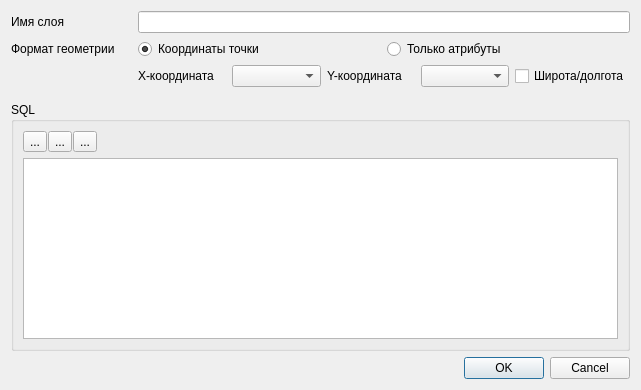
<?xml version="1.0" encoding="UTF-8"?>
<ui version="4.0">
 <class>Dialog</class>
 <widget class="QDialog" name="Dialog">
  <property name="geometry">
   <rect>
    <x>0</x>
    <y>0</y>
    <width>641</width>
    <height>390</height>
   </rect>
  </property>
  <property name="windowTitle">
   <string>Создать слой из SQL запроса</string>
  </property>
  <layout class="QGridLayout" name="gridLayout">
   <item row="3" column="0" colspan="5">
    <widget class="QGroupBox" name="groupBox">
     <property name="title">
      <string>SQL</string>
     </property>
     <layout class="QGridLayout" name="gridLayout_2">
      <item row="0" column="0">
       <layout class="QHBoxLayout" name="horizontalLayout">
        <property name="spacing">
         <number>1</number>
        </property>
        <property name="bottomMargin">
         <number>0</number>
        </property>
        <item>
         <widget class="QToolButton" name="mSelectFileToolButton">
          <property name="text">
           <string>...</string>
          </property>
         </widget>
        </item>
        <item>
         <widget class="QToolButton" name="mRefreshToolButton">
          <property name="text">
           <string>...</string>
          </property>
         </widget>
        </item>
        <item>
         <widget class="QToolButton" name="mExecuteToolButton">
          <property name="text">
           <string>...</string>
          </property>
         </widget>
        </item>
        <item>
         <spacer name="horizontalSpacer">
          <property name="orientation">
           <enum>Qt::Horizontal</enum>
          </property>
          <property name="sizeHint" stdset="0">
           <size>
            <width>40</width>
            <height>20</height>
           </size>
          </property>
         </spacer>
        </item>
       </layout>
      </item>
      <item row="1" column="0">
       <widget class="QTextEdit" name="textEdit"/>
      </item>
     </layout>
    </widget>
   </item>
   <item row="4" column="0" colspan="5">
    <widget class="QDialogButtonBox" name="buttonBox">
     <property name="orientation">
      <enum>Qt::Horizontal</enum>
     </property>
     <property name="standardButtons">
      <set>QDialogButtonBox::Cancel|QDialogButtonBox::Ok</set>
     </property>
    </widget>
   </item>
   <item row="1" column="0">
    <widget class="QLabel" name="label">
     <property name="text">
      <string>Формат геометрии</string>
     </property>
    </widget>
   </item>
   <item row="1" column="3" colspan="2">
    <widget class="QRadioButton" name="mAttributesRadioButton">
     <property name="text">
      <string>Только атрибуты</string>
     </property>
    </widget>
   </item>
   <item row="1" column="1" colspan="2">
    <widget class="QRadioButton" name="mCoordsRadioButton">
     <property name="text">
      <string>Координаты точки</string>
     </property>
     <property name="checked">
      <bool>true</bool>
     </property>
    </widget>
   </item>
   <item row="2" column="1" colspan="4">
    <widget class="QFrame" name="frame">
     <property name="frameShape">
      <enum>QFrame::NoFrame</enum>
     </property>
     <property name="frameShadow">
      <enum>QFrame::Raised</enum>
     </property>
     <layout class="QHBoxLayout" name="horizontalLayout_2">
      <property name="leftMargin">
       <number>0</number>
      </property>
      <property name="topMargin">
       <number>0</number>
      </property>
      <property name="rightMargin">
       <number>0</number>
      </property>
      <property name="bottomMargin">
       <number>9</number>
      </property>
      <item>
       <widget class="QLabel" name="label_2">
        <property name="text">
         <string>X-координата</string>
        </property>
       </widget>
      </item>
      <item>
       <widget class="QComboBox" name="comboBox"/>
      </item>
      <item>
       <widget class="QLabel" name="label_3">
        <property name="text">
         <string>Y-координата</string>
        </property>
       </widget>
      </item>
      <item>
       <widget class="QComboBox" name="comboBox_2"/>
      </item>
      <item>
       <widget class="QCheckBox" name="checkBox">
        <property name="text">
         <string>Широта/долгота</string>
        </property>
       </widget>
      </item>
     </layout>
    </widget>
   </item>
   <item row="0" column="0">
    <widget class="QLabel" name="label_4">
     <property name="text">
      <string>Имя слоя</string>
     </property>
    </widget>
   </item>
   <item row="0" column="1" colspan="4">
    <widget class="QLineEdit" name="mLayerNameLineEdit"/>
   </item>
  </layout>
 </widget>
 <resources/>
 <connections>
  <connection>
   <sender>buttonBox</sender>
   <signal>accepted()</signal>
   <receiver>Dialog</receiver>
   <slot>accept()</slot>
   <hints>
    <hint type="sourcelabel">
     <x>227</x>
     <y>372</y>
    </hint>
    <hint type="destinationlabel">
     <x>157</x>
     <y>274</y>
    </hint>
   </hints>
  </connection>
  <connection>
   <sender>buttonBox</sender>
   <signal>rejected()</signal>
   <receiver>Dialog</receiver>
   <slot>reject()</slot>
   <hints>
    <hint type="sourcelabel">
     <x>295</x>
     <y>378</y>
    </hint>
    <hint type="destinationlabel">
     <x>286</x>
     <y>274</y>
    </hint>
   </hints>
  </connection>
  <connection>
   <sender>mCoordsRadioButton</sender>
   <signal>toggled(bool)</signal>
   <receiver>frame</receiver>
   <slot>setVisible(bool)</slot>
   <hints>
    <hint type="sourcelabel">
     <x>210</x>
     <y>42</y>
    </hint>
    <hint type="destinationlabel">
     <x>382</x>
     <y>78</y>
    </hint>
   </hints>
  </connection>
  <connection>
   <sender>mSelectFileToolButton</sender>
   <signal>clicked()</signal>
   <receiver>Dialog</receiver>
   <slot>selectFileClicked()</slot>
   <hints>
    <hint type="sourcelabel">
     <x>28</x>
     <y>125</y>
    </hint>
    <hint type="destinationlabel">
     <x>90</x>
     <y>57</y>
    </hint>
   </hints>
  </connection>
  <connection>
   <sender>mRefreshToolButton</sender>
   <signal>clicked()</signal>
   <receiver>Dialog</receiver>
   <slot>refreshClicked()</slot>
   <hints>
    <hint type="sourcelabel">
     <x>58</x>
     <y>126</y>
    </hint>
    <hint type="destinationlabel">
     <x>52</x>
     <y>67</y>
    </hint>
   </hints>
  </connection>
  <connection>
   <sender>mExecuteToolButton</sender>
   <signal>clicked()</signal>
   <receiver>Dialog</receiver>
   <slot>executeClicked()</slot>
   <hints>
    <hint type="sourcelabel">
     <x>87</x>
     <y>124</y>
    </hint>
    <hint type="destinationlabel">
     <x>117</x>
     <y>68</y>
    </hint>
   </hints>
  </connection>
 </connections>
 <slots>
  <slot>selectFileClicked()</slot>
  <slot>refreshClicked()</slot>
  <slot>executeClicked()</slot>
 </slots>
</ui>
